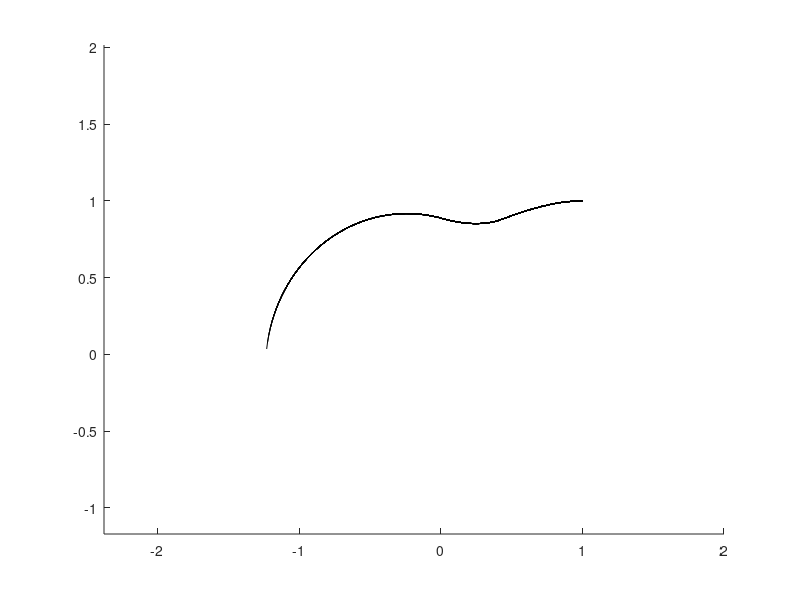

The MATLAB source for this figure:
% sampleMotionModelVelocity.m
% Probabilistic Robotics Project
%
% Sample Motion Model Velocity - TO DO
% 23/10/14
%
% Version 1 - 23/10/14
%   - Implemented basic algorithm from book
% Version 2 - 30/10/14
%   - Implemented non-noisy (exact) motion
% Francis Poole
%
% Code has been adapted from: Probabilistic Robotics by Sebastian Thrun


function sampleMotionModelVelocityAnimation()
% sampleMotionModelVelocity computes p(x_end | u, x_start) based on velocity 
% information

    %Initalisation
    clc
    close all
    ticks = 100;
    count = 100;
    for n = 1:count
        state(1,n,:) = [1,1,pi];
    end
    dt = 0.05;
    
    
    %Initalise random wheel velocity arrays
    %CTRNN to produce random weights
    noOfNodes = 100; %Number of nodes
    W = 0.5 * randn(noOfNodes); %Weights
    Nodes = ones(noOfNodes, ticks); %Nodes
    
    for t = 1:ticks
        Nodes(:,t + 1) = Nodes(:,t) + dt * (-Nodes(:,t) + tanh(W * Nodes(:,t))); %Update Nodes
    end

    u(1,:) = abs(Nodes(1,:)) %Assign translational velocity
    u(2,:) =  Nodes(2,:)% zeros(ticks+1,1);%Assign rotational velocity

    for t = 2:ticks
        %Run Exact Motion
        state(t,1,:) = runSampleExactMotionModelVelocity( u(:,t-1), state(t-1,1,:), dt );

        %Run Nosiy Motion
        for n = 2:count
            state(t,n,:) = runSampleMotionModelVelocity(u(:,t-1), state(t-1,n,:), dt );
        end
    end
    
    %Plot
    figure()
    axis([min(min(state(:,:,1)))-1,max(max(state(:,:,1)))+1,min(min(state(:,:,2)))-1,max(max(state(:,:,2)))+1]); %Limit axis
    c = cool(ticks);
    hold on
    for t = 2:ticks
        
        %Plot noisy motion
%         for n = 2:count
%             plot(state(t,n,1),state(t,n,2),'color',c(t,:));
%         end
        
        %Plot exact motion
        plot(state(1:t,1,1),state(1:t,1,2),'k');
        %pause(0.1);
    end
    hold off
    
end



function [ x_end ] = runSampleExactMotionModelVelocity( u, x_start, dt )
%TO DO
    
    %Initalisation
    x1 = x_start(1);
    y1 = x_start(2);
    theta1 = x_start(3);

    v = u(1);
    w = u(2);
    
    %Generate new pose
    x2 = x1 - v/w * sin(theta1) + v/w * sin(theta1 + w*dt);
    y2 = y1 + v/w * cos(theta1) - v/w * cos(theta1 + w*dt);
    theta2 = theta1 + w*dt;
    
    x_end = [x2,y2,theta2];
end

function [ x_end ] = runSampleMotionModelVelocity( u, x_start, dt )
% TO DO

    %Initalisation
        %x_start = initial pose
    x1 = x_start(1);
    y1 = x_start(2);
    theta1 = x_start(3);

        %u = control
    v = u(1);
    w = u(2);

    a = [0.1,0.1,0.1,0.1,0.1,0.1];


    %Genrate noisy velocities
    v_noisy = v + sample(a(1)*(v^2) + a(2)*(w^2));
    w_noisy = w + sample(a(3)*(v^2) + a(4)*(w^2));
    gamma_noisy = sample(a(5)*(v^2) + a(6)*(w^2));

    %Generate new pose
    x2 = x1 - v_noisy/w_noisy * sin(theta1) + v_noisy/w_noisy * sin(theta1 + w_noisy*dt);
    y2 = y1 + v_noisy/w_noisy * cos(theta1) - v_noisy/w_noisy * cos(theta1 + w_noisy*dt);
    theta2 = theta1 + w_noisy*dt + gamma_noisy*dt;

    x_end = [x2,y2,theta2];
end


function [samp] = sample( b )
    randoms = (2*b).*rand(1,12) -b;
    samp = 1/2 * sum(randoms);
end

